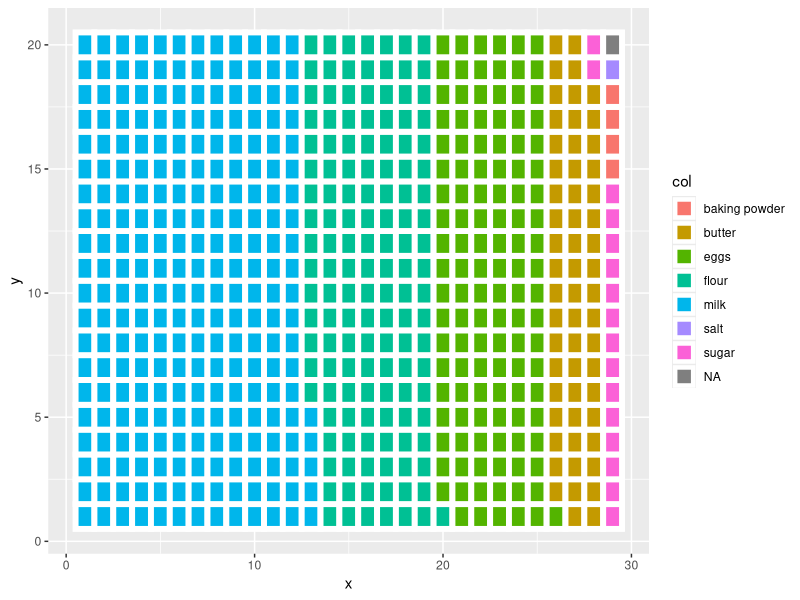

Source code (R):
# Day 2 - Waffle

# Libraries --------------------------------------------------------------------

library(dplyr)
library(ggplot2)

# Data -------------------------------------------------------------------------

# List ingredients
recipe <- c(
  "flour" = 136,
  "sugar" = 16,
  "baking powder" = 4,
  "salt" = 1,
  "milk" = 245,
  "eggs" = 120,
  "butter" = 57
)
recipe <- sort(recipe, decreasing = TRUE)

# Create grid for all ingredients
total <- sum(recipe)

x <- 1:29
y <- 1:20
df <- data.frame(
  x = rep(x, each = max(y)),
  y = rep(y, max(x))
)
df$col <- c(rep(names(recipe), recipe), NA)

# Plot -------------------------------------------------------------------------

ggplot(df, aes(x, y, fill = col)) +
  geom_tile(col = "white", size = 2)

